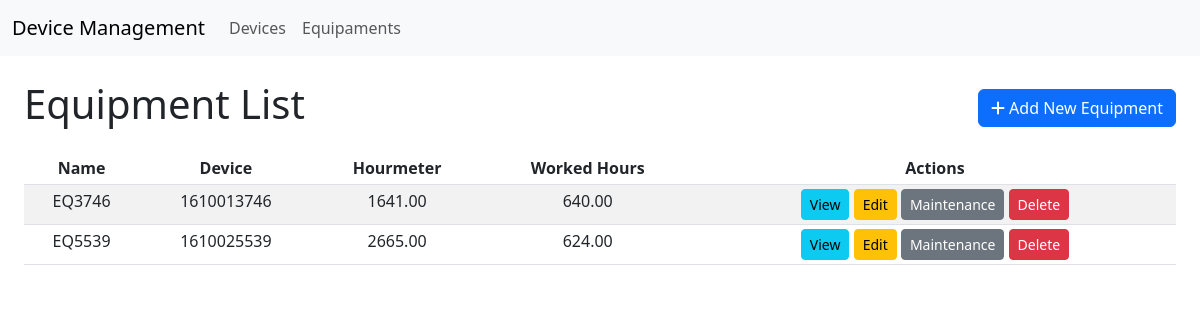
/equipaments/, run on the app's committed database.
### api/models.py (models this page shows, shortened)
class Equipament(models.Model):
    device = models.OneToOneField(Device, on_delete=models.CASCADE, related_name='equipament')
    initial_suntech_hourmeter = models.DecimalField('Initial Suntech Hourmeter', max_digits=20, decimal_places=2, default=Decimal('0.00'), editable=False)
    initial_machine_hourmeter = models.DecimalField('Initial Machine Hourmeter', max_digits=20, decimal_places=2, default=Decimal('0.00'))
    worked_hours = models.DecimalField('Worked Hours', max_digits=20, decimal_places=2, default=Decimal('0.00'), editable=False)
    name = models.CharField('Name', max_length=255)
    fuel = models.CharField('Fuel', max_length=8, default='DIESEL', blank=True, null=True)
    class Meta:
        indexes = [
            models.Index(fields=['device', 'name']),
        ]
        verbose_name_plural = "Equipaments"

class Device(models.Model):
    device_id = models.CharField(max_length=20, unique=True)
    hourmeter = models.DecimalField(max_digits=20, decimal_places=2, default=Decimal('0.00'))
    latitude = models.DecimalField(max_digits=9, decimal_places=6, null=True, blank=True)
    longitude = models.DecimalField(max_digits=9, decimal_places=6, null=True, blank=True)
    temperature = models.DecimalField(max_digits=5, decimal_places=2, null=True, blank=True)
    speed = models.DecimalField(max_digits=5, decimal_places=2, null=True, blank=True)

### api/views.py (the view)
# urls.py: path('equipaments/', equipament_list, name='equipament_list'),
def equipament_list(request):
    equipaments = Equipament.objects.all()
    return render(request, 'equipament/equipament_list.html', {'equipaments': equipaments})

### templates/equipament/equipament_list.html (shortened to what this page needs)
{% extends 'base.html' %}
{% block content %}
<div class="container-fluid">
  <div class="d-flex justify-content-between align-items-center mb-3">
    <h1>Equipment List</h1>
    <div>
      <a href="{% url 'equipament_create' %}" class="btn btn-primary"><i class="fas fa-plus"></i> Add New Equipment</a>
    </div>
  </div>
  <table class="table table-sm table-striped text-center" width="100%">
    <thead>
      <tr>
        <th>Name</th>
        <th>Device</th>
        <th>Hourmeter</th>
        <th>Worked Hours</th>
        <th>Actions</th>
      </tr>
    </thead>
    <tbody id="equipament-data">
      {% for equipament in equipaments %}
      <tr>
        <td>{{ equipament.name }}</td>
        <td>{{ equipament.device.device_id }}</td>
        <td>{{ equipament.device.hourmeter|floatformat:2 }}</td>
        <td>{{ equipament.worked_hours|floatformat:2 }}</td>
        <td>
          <a href="{% url 'equipament_detail' equipament.pk %}" class="btn btn-sm btn-info">View</a>
          <a href="{% url 'equipament_update' equipament.pk %}" class="btn btn-sm btn-warning">Edit</a>
          <a href="{% url 'maintenance' equipament.pk %}" class="btn btn-sm btn-secondary">Maintenance</a>
          <form action="{% url 'equipament_delete' equipament.pk %}" method="post" style="display:inline;">
            <button type="submit" class="btn btn-sm btn-danger">Delete</button>
          </form>
        </td>
      </tr>
      {% endfor %}
    </tbody>
  </table>
</div>
{% endblock %}

### data on the page
Equipament: name "EQ3746", device.device_id "1610013746", device.hourmeter "1641.00", worked_hours "640.00"
Equipament: name "EQ5539", device.device_id "1610025539", device.hourmeter "2665.00", worked_hours "624.00"
